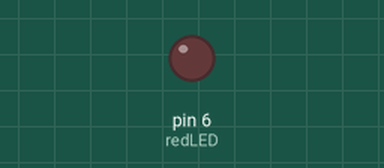
Bench run of a sketch on a simulated Arduino Uno, built with avr-gcc and run on an emulated ATmega328P. On the bench: output pins drawn as LEDs (lit = HIGH).

Above: at 0.05 s.
Timing chart, 0 to 5.9 s (numbered marks = the images above):
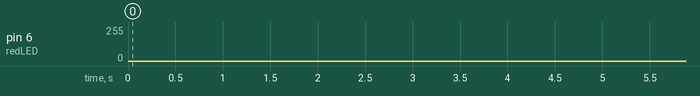

The sketch:

PWM_redFade.ino
```cpp
// PWM can also be used to make LEDs fade on and off

const int redLED =  6;
const int GND = 2;
int brightness = 0;// brightness will change while the code is running so it is not a constant
int change=1; // the amount that the brightness will change by in each loop

void setup() {
  //this tells the arduino that the pins are outputs (not analog or digital inputs)
  pinMode (GND, OUTPUT);
  pinMode (redLED, OUTPUT);

  //this tells the arduino what state (high or 1, low or 0) to put the pins in
  digitalWrite(GND, 0);
}

void loop() {
  analogWrite(redLED, brightness); //sets the brightness of the red LED
  delay (5);
  brightness=brightness+change; // calculate the next brightness
  if (brightness >255 || brightness < 0){
    change=-1*change; //change sign of brightness increase or decrease brightness
    brightness=brightness+2*change; // calculate the next brightness
  }
}
```
